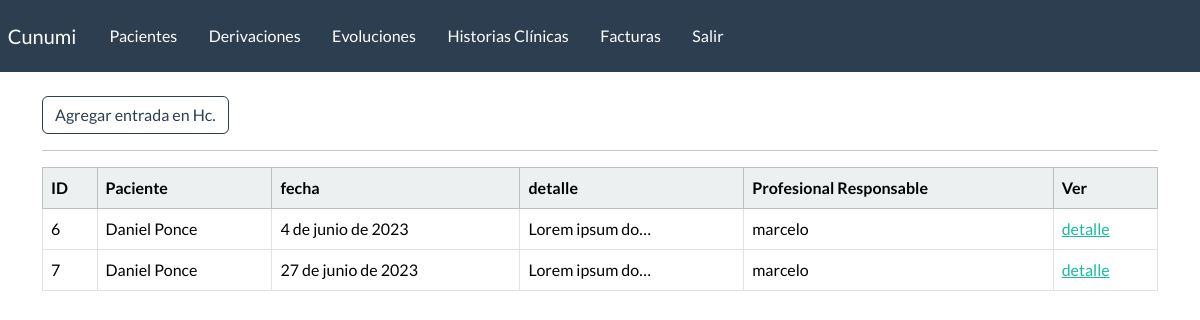
The app's page /listar-historiasClinicas/ (signed in), older data.
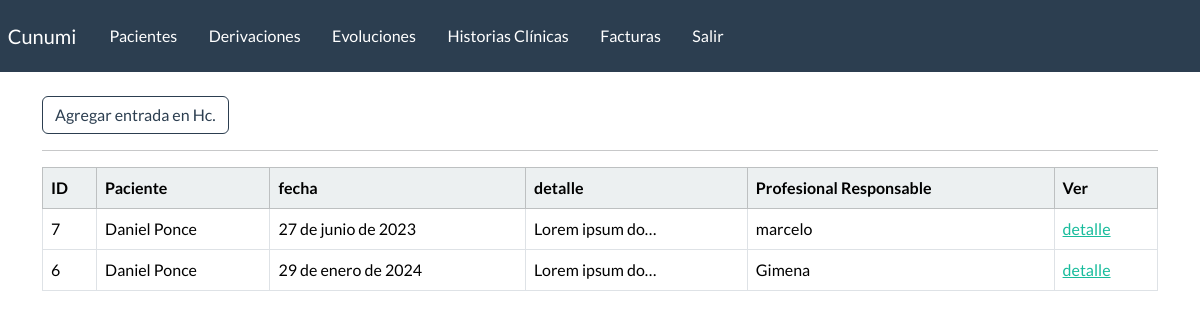
The same page, newer data.
### webapp/models.py (models this page shows, shortened)
class historiaClinica(models.Model):
    paciente = models.ForeignKey(
        paciente, on_delete=models.CASCADE, blank=False)
    fecha = models.DateField(blank=True)
    detalle = models.TextField(blank=True)
    profesional_responsable = models.ForeignKey(User, on_delete=models.CASCADE, blank=False)

class paciente(models.Model):
    nombre = models.CharField(max_length=100)
    apellido = models.CharField(max_length=100, blank=True)
    dni = models.CharField(max_length=100, blank=True)
    telefono = models.CharField(max_length=100, blank=True)
    email = models.EmailField(blank=True)
    edad = models.IntegerField(blank=True)
    fecha_inicio = models.DateField(blank=True, null=True)
    responables = models.CharField(max_length=200, blank=True)
    motivo_consulta = models.CharField(max_length=200, blank=True)
    derivado = models.BooleanField(default=False)
    email = models.EmailField(blank=True)
    estado_choices = (
        ('activo', 'activo'),
        ('inactivo', 'inactivo'),
        ('alta', 'alta'),
        ('derivado', 'derivado'))
    estado = models.CharField(max_length=20, choices=estado_choices, default='activo')
    profesional_responsable = models.ForeignKey(User, on_delete=models.CASCADE, blank=True)
    def __str__(self):
        return f"{self.nombre} {self.apellido}"

### webapp/views.py (the view)
# urls.py: path('listar-historiasClinicas/',  views.listar_historiasClinicas, name='listar_historiasClinicas'),
@login_required(login_url='my-login')
def listar_historiasClinicas(request):
    historiasClinicas = historiaClinica.objects.all().order_by('fecha')
    data = {
        'historiasClinicas': historiasClinicas
    }
    return render(request, 'webapp/historiaClinica/listar.html', data)

### webapp/templates/webapp/historiaClinica/listar.html
{% extends 'webapp/base.html' %}
{% block content %}
<a class="btn btn-outline-primary btn-small" href="{% url 'agregar_historiaClinica' %}">
    Agregar entrada en Hc.
</a>
<hr>
    <table class="table table-hover table-bordered">
        <thead class="table-light">
            <tr>
                <th scope="col">ID</th>
                <th scope="col">Paciente</th>
                <th scope="col">fecha</th>
                <th scope="col">detalle</th>
                <th scope="col">Profesional Responsable</th>
                <th scope="col">Ver</th>
            </tr>
        </thead>
        <tbody>
            {% if historiasClinicas %}
            {% for historiaClinica in historiasClinicas %}
            <tr>
                <td>{{historiaClinica.id}}</td>
                <td>{{historiaClinica.paciente}}</td>
                <td>{{historiaClinica.fecha}}</td>
                <td>{{historiaClinica.detalle|truncatechars:15}}</td>
                <td>{{historiaClinica.profesional_responsable|truncatechars:15}}</td>
                <td><a href="{% url 'detalle_historiaClinica' historiaClinica.id %}">detalle</a></td>
            </tr>
            {% endfor %}
            {% endif %}
        </tbody>
    </table>
{% endblock %}

Row changes from the older to the newer data that the page shows:
shown differently, row unchanged: historiaClinica "27 de junio de 2023": moves up the list
changed historiaClinica id 6: fecha "4 de junio de 2023" → "29 de enero de 2024"; profesional_responsable "marcelo" → "Gimena"
